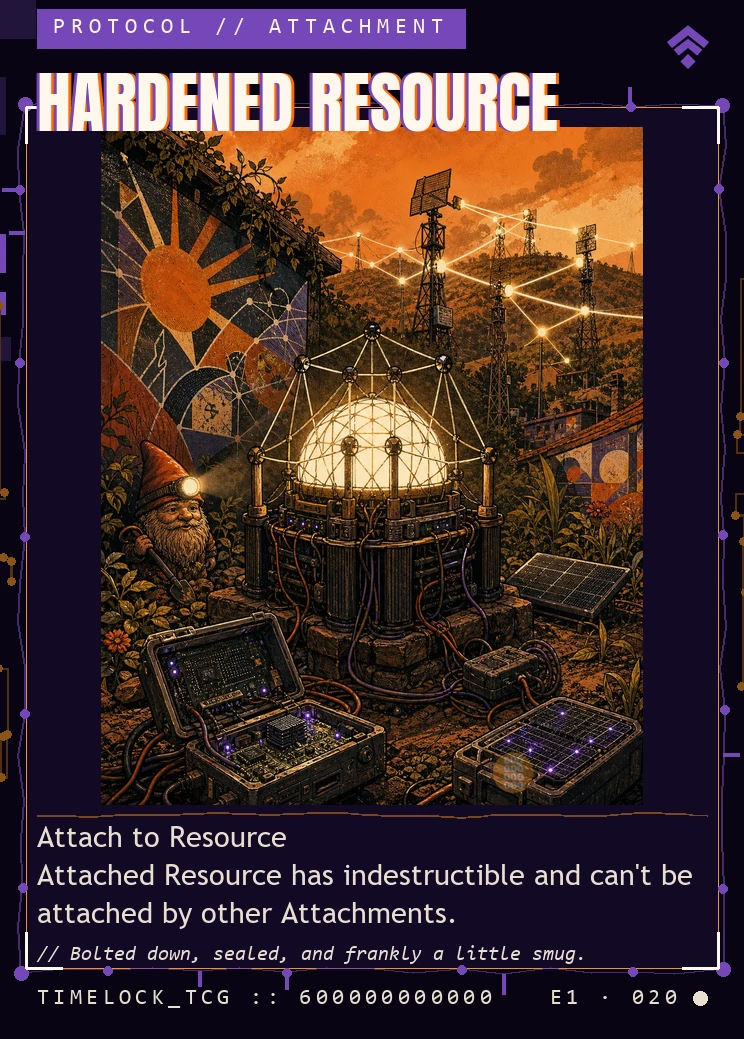
#> input picture art/cards/node-runner-web/Hardened Resource.webp, 744 x 1039 px
$ python -i normalize_generated_art.py   (imports and definitions only)
#> lines starting #> are read from the running program, lines starting #| are printed output that depends on the picture
"""Normalize generated Edition One art to the locked 1920x2400 JPEG standard."""

from __future__ import annotations

import argparse
import hashlib
import json
import logging
import sqlite3
from pathlib import Path
from typing import Any

from brand_watermark import (
    WATERMARK_MARGIN_RATIO,
    WATERMARK_OPACITY,
    WATERMARK_RIGHT_INSET_RATIO,
    WATERMARK_WIDTH_RATIO,
    paste_subtle_watermark,
)
from PIL import Image, ImageOps

log = logging.getLogger("normalize_generated_art")

ART_WIDTH = 1920
ART_HEIGHT = 2400
ART_FORMAT_VERSION = "600B-E1-art-1920x2400-v1"
SUPPORTED_EXTENSIONS = (".png", ".jpg", ".jpeg", ".webp")


# [36 lines left out: functions file_sha256, find_raw, center_crop_box, not called in this run]


def fit_to_frame(image: Image.Image) -> Image.Image:
    """Return the image as a 4:5 portrait without ever cutting a subject off.

    A source WIDER than 4:5 is centre-cropped: the lost pixels are at the left
    and right edges, which in this set is background.

    A source TALLER than 4:5 is PADDED, not cropped. Centre-cropping one takes
    equal bites out of the top and the bottom -- and on a standing full-body
    character the top is the head. Sixteen cards were decapitated that way, up
    to 12.5% of the frame, and the loss was invisible afterwards because the
    only surviving copy was the cropped one. Cropping from the bottom instead
    would just move the amputation to the boots, so nothing is cut at all: the
    frame grows sideways into a field sampled from the image's own edges, which
    the card then letterboxes exactly as it already letterboxes every 4:5
    portrait inside its wider art window.
    """
    width, height = image.size
    target_ratio = ART_WIDTH / ART_HEIGHT
    if width / height >= target_ratio:
        box = center_crop_box(width, height)
        return image.crop(box), {"frame": "crop", "kept_box": list(box)}

    padded_width = round(height * target_ratio)
    pad = padded_width - width
    left = pad // 2
    # A flat black field would read as a printing error; the edge columns keep
    # the illustration's own light and colour running to the frame.
    canvas = Image.new("RGB", (padded_width, height))
    if left:
        canvas.paste(image.crop((0, 0, 1, height)).resize((left, height)), (0, 0))
    right = pad - left
    if right:
        edge = image.crop((width - 1, 0, width, height)).resize((right, height))
        canvas.paste(edge, (left + width, 0))
    canvas.paste(image, (left, 0))
    return canvas, {
        "frame": "pad",
        "kept_box": [0, 0, width, height],
        "pad_box": [left, 0, left + width, height],
        "padded_size": [padded_width, height],
    }


# [49 lines left out: function record_decisions, not called in this run]


def normalize_one(
    source: Path,
    output: Path,
    *,
    watermark_logo: Image.Image | None = None,
) -> dict[str, Any]:
    """Fit and resize one generated image, optionally adding the official watermark."""
#> called with output = 'out.png'
    with Image.open(source) as image:
#> image is the input picture: PIL image 744x1039 RGB; mean R, G, B 65.3, 44.3, 44.3
        image = ImageOps.exif_transpose(image).convert("RGB")
        original_size = list(image.size)
#> original_size = [744, 1039]
        image, framing = fit_to_frame(image)
#> in fit_to_frame, `canvas = Image.new("RGB", (padded_width, height))`: canvas: PIL image 831x1039 RGB; every value is 0
#> in fit_to_frame, `canvas.paste(image.crop((0, 0, 1, height)).resize((left, height)), (0,..`:
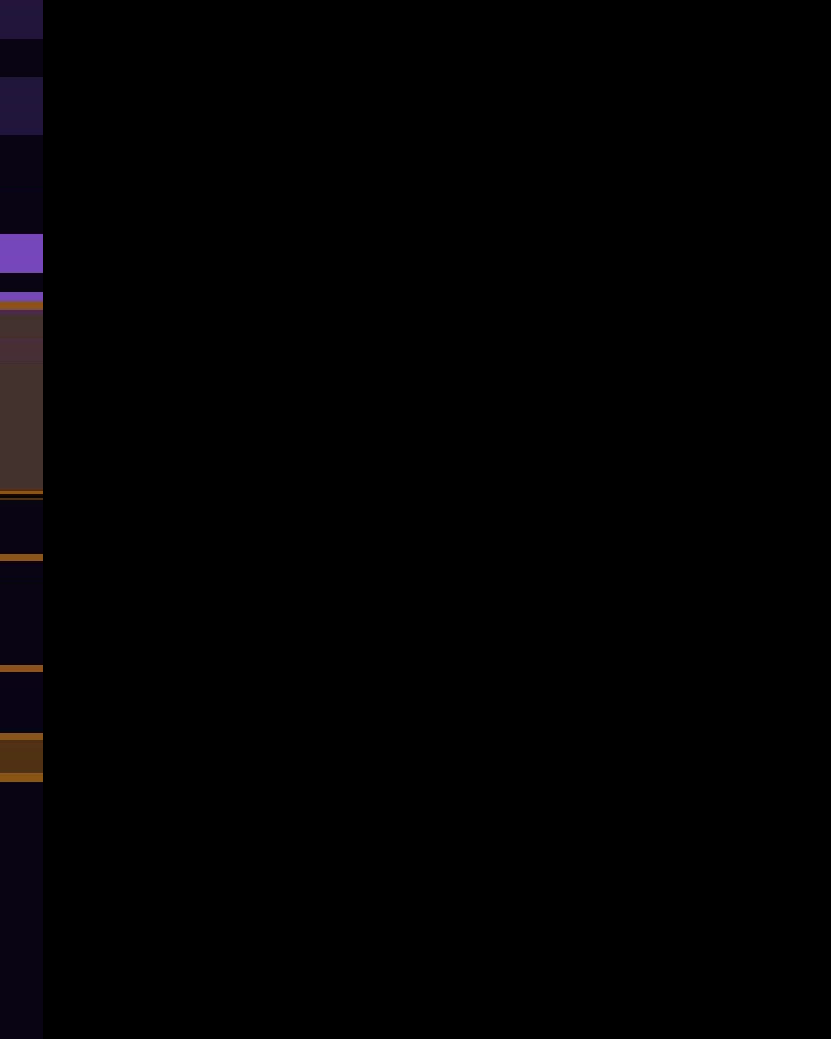
#> canvas: PIL image 831x1039 RGB; mean R, G, B 1.8, 1.1, 1.8
#> in fit_to_frame, `edge = image.crop((width - 1, 0, width, height)).resize((right, height))`:
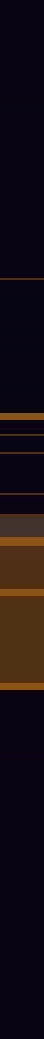
#> edge: PIL image 44x1039 RGB; mean R, G, B 23.1, 13.3, 19.8
#> in fit_to_frame, `canvas.paste(image, (left, 0))`:
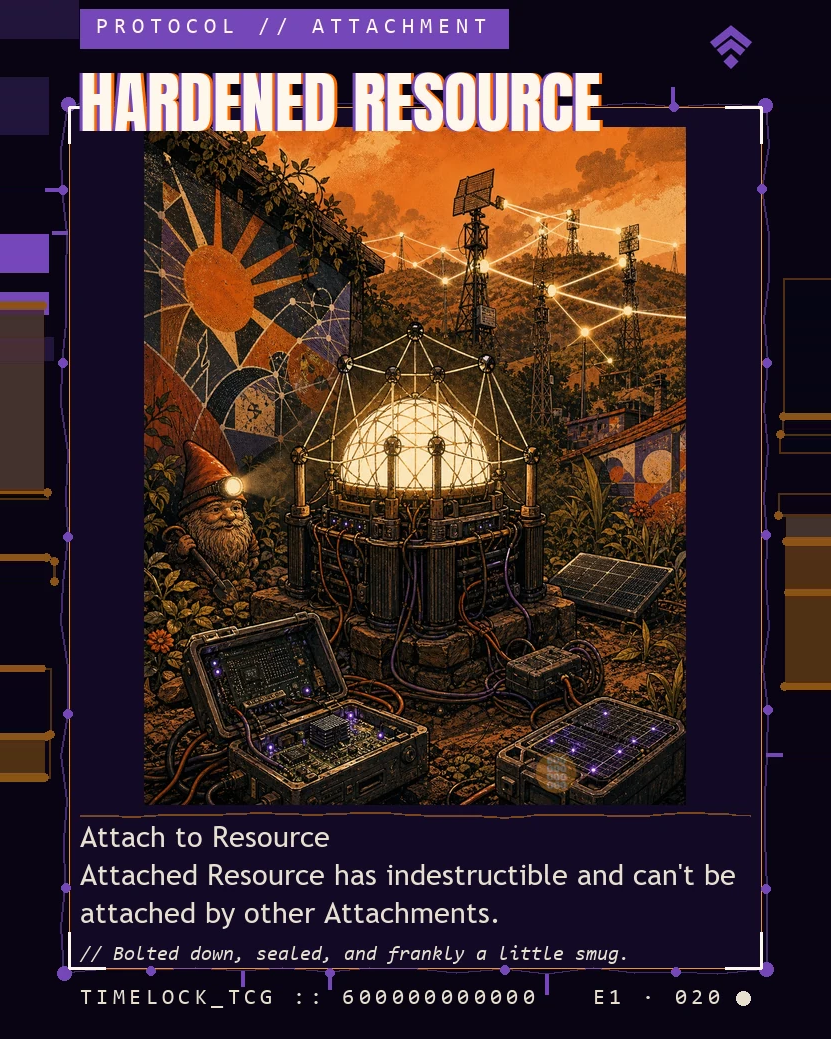
#> canvas: PIL image 831x1039 RGB; mean R, G, B 61.5, 41.5, 42.6
#> framing = {'frame': 'pad', 'kept_box': [0, 0, 744, 1039], 'pad_box': [43, 0, 787, 1039], 'padded_size': [831, 1039]}
        image = image.resize((ART_WIDTH, ART_HEIGHT), Image.Resampling.LANCZOS)
#> image: PIL image 1920x2400 RGB
        watermark_box = None
        if watermark_logo is not None:
            watermark_box = paste_subtle_watermark(image, watermark_logo)
#> (the run stopped early here; a loop or call above may not have finished)

$ run again, on art/cards/node-runner-web/Archive Restore.webp
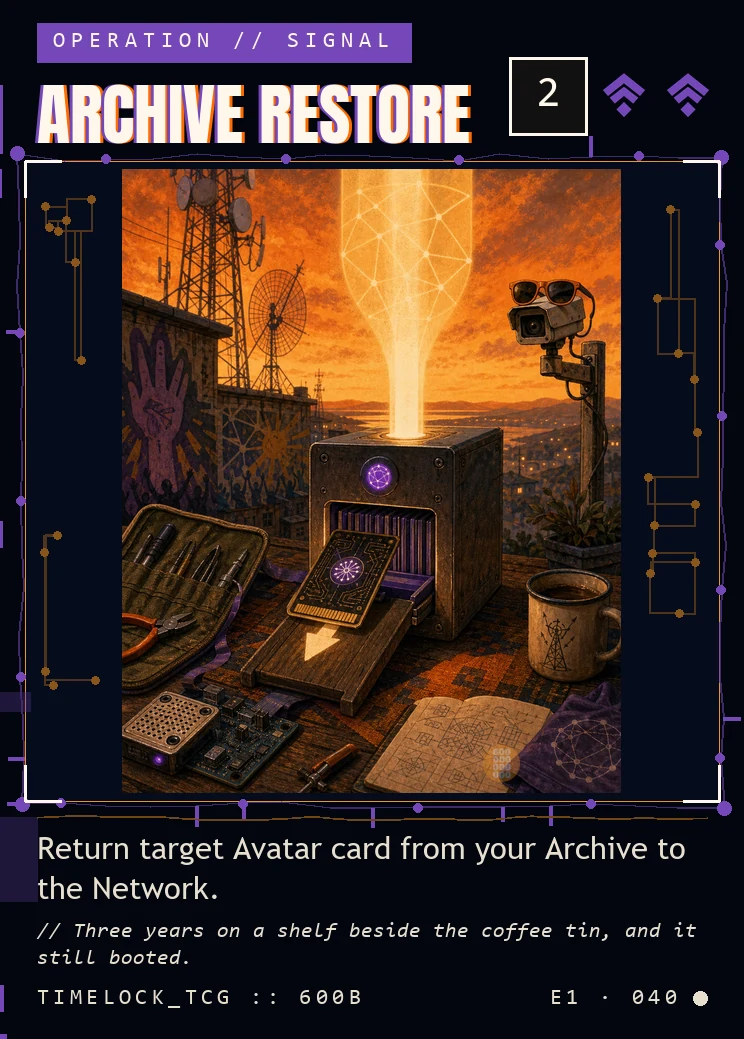
#> input picture art/cards/node-runner-web/Archive Restore.webp, 744 x 1039 px
#> in normalize_one, image is the input picture: PIL image 744x1039 RGB; mean R, G, B 62.1, 43.5, 37.4
#> in fit_to_frame, `canvas.paste(image.crop((0, 0, 1, height)).resize((left, height)), (0,..`:
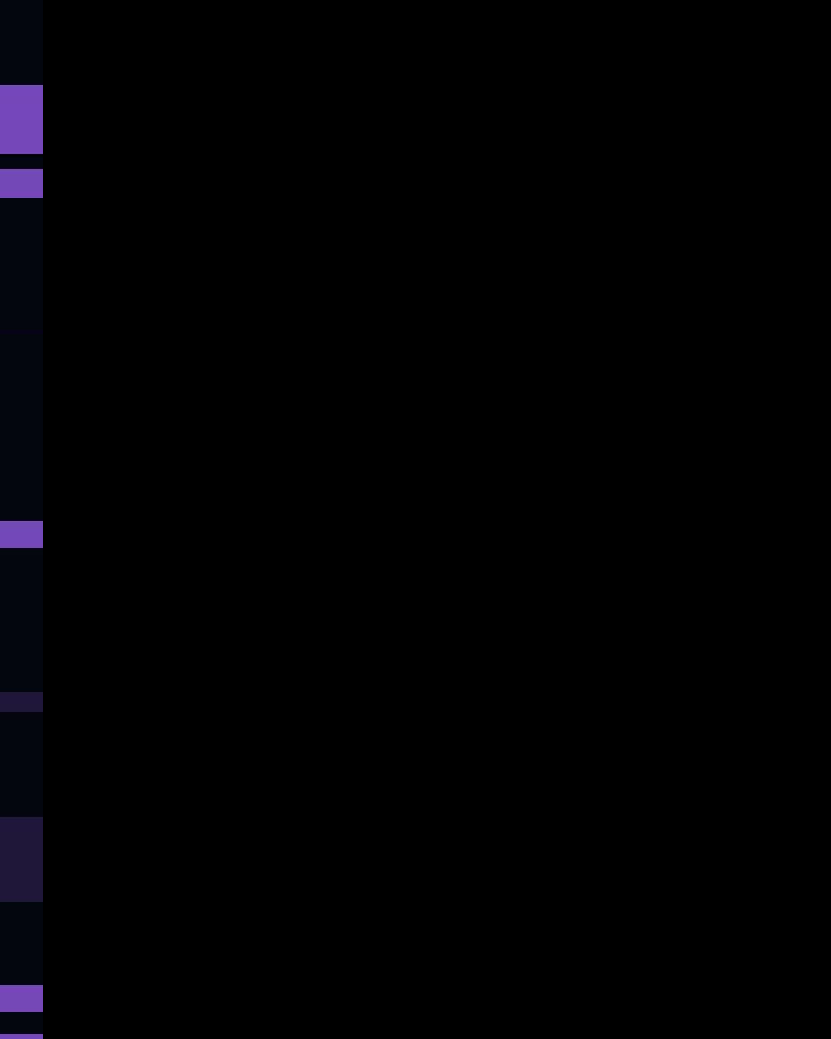
#> canvas: PIL image 831x1039 RGB; mean R, G, B 1.2, 0.9, 2.3
#> in fit_to_frame, `canvas.paste(image, (left, 0))`:
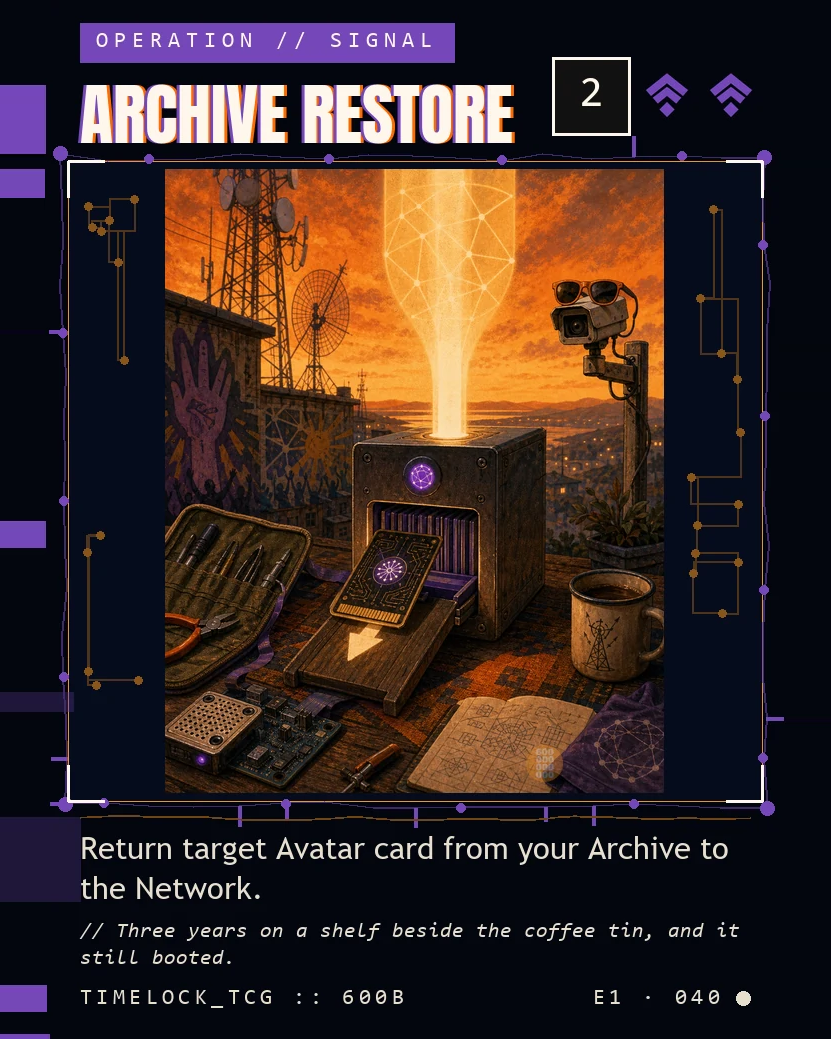
#> canvas: PIL image 831x1039 RGB; mean R, G, B 56.9, 40.2, 36.6
#> framing = {'frame': 'pad', 'kept_box': [0, 0, 744, 1039], 'pad_box': [43, 0, 787, 1039], 'padded_size': [831, 1039]}
#> image: PIL image 1920x2400 RGB
